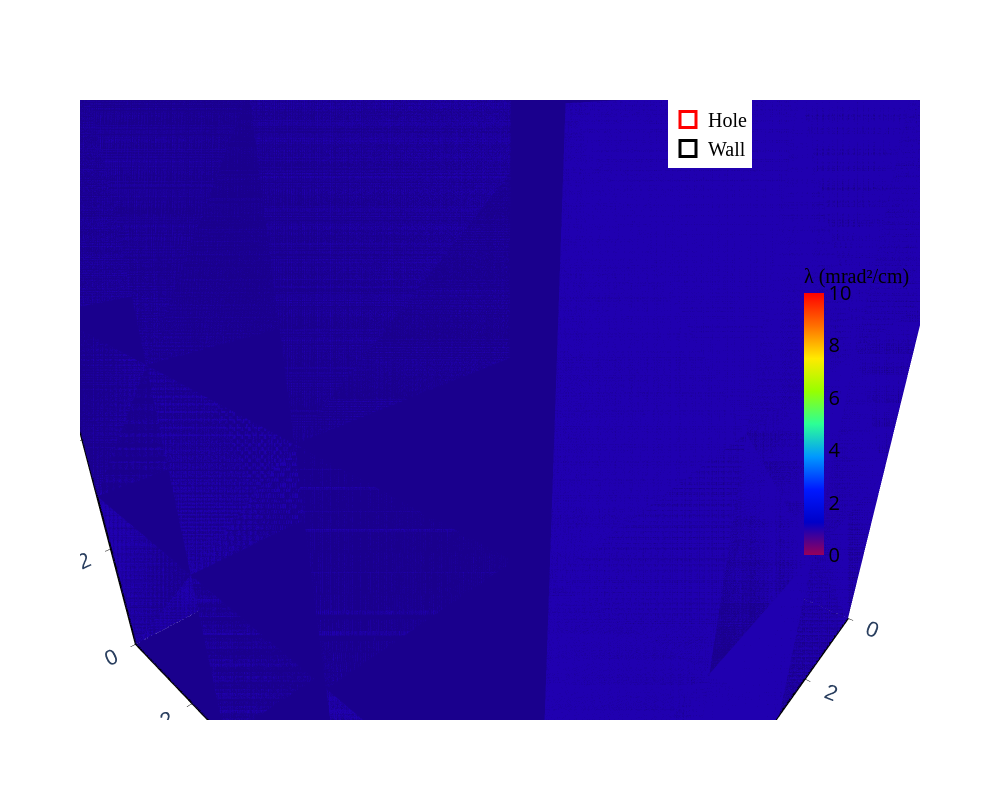

Notebook cell for this chart:
### Code cell
# ============================================================
# 3D Reconstruction Visualization
# ============================================================

print("\n--- 3D Reconstruction (Print_result Style) ---")

# Set visualization bounds
xlim = [X_MIN, X_MAX]
ylim = [Y_MIN, Y_MAX]
zlim = [Z_MIN, Z_MAX]

def opacity_fn(rho_val, alpha, idx):
    # Hide sentinel (unseen) and low-scatter voxels
    if rho_val < 0:
        return 0.0
    elif rho_val > 3:
        return 0.0
    return 1

# Camera settings for a good initial viewpoint
view_zoom = 1.0
ceye = dict(x=0.5 * view_zoom, y=0.45 * view_zoom, z=0.3 * view_zoom)
cup = dict(x=0, y=0, z=1)

# ---- 可选: 添加异常区域框线 ----
# 使用方法 (与 Example2_visualize.ipynb 完全一致):
#
#   sample_positions = [(x1, y1, z1), (x2, y2, z2), ...]   # 立方体中心坐标
#   sample_sizes      = [(lx1, ly1, lz1), (lx2, ly2, lz2), ...]  # 立方体尺寸
#   vertices          = get_cuboid_vertices(sample_positions, sample_sizes)
#
#   然后在 PrintMLResult 调用中添加:
#     abnormalRegion_vertices=vertices,
#     abnormalRegion_width=[5, 5, ...],          # 线宽
#     abnormalRegion_color=['red', 'blue', ...],  # 颜色
#     abnormalRegion_names=['Box A', 'Box B', ...],  # 图例名

# # 验证实验
# sample_positions_example = [(0.1 ,0.1 , -0.1),
#     (-0.1 ,-0.3 , -0.1),]
# sample_sizes_example = [(0.1, 0.1, 0.1),
#     (0.2, 0.2, 0.2),]
# sample_positions_example = np.array(sample_positions_example) * 100
# sample_positions_example = [tuple(row) for row in sample_positions_example]
# sample_sizes_example = np.array(sample_sizes_example) * 100
# sample_sizes_example = [tuple(row) for row in sample_sizes_example]
# example_vertices = get_cuboid_vertices(sample_positions_example, sample_sizes_example)
# abnormalRegion_color = ['red', 'blue']
# abnormalRegion_names = ['Target region1', 'Target region2']

# 混凝土墙实验
# sample_positions_example = [(-0.15,0.912-0.15, 2.5056994-0.15), (-1.5,0.4, 0.)]
# sample_sizes_example = [(0.3, 0.3, 0.3), (3, 1.024, 3)]
# sample_positions_example = np.array(sample_positions_example) * 100
# sample_positions_example = [tuple(row) for row in sample_positions_example]
# sample_sizes_example = np.array(sample_sizes_example) * 100
# sample_sizes_example = [tuple(row) for row in sample_sizes_example]
# example_vertices = get_cuboid_vertices(sample_positions_example, sample_sizes_example)
# abnormalRegion_color = ['red', 'black']
# abnormalRegion_names = ['Hole', 'Wall']


fig_3d = PrintMLResult(
    X_CUBE, Y_CUBE, Z_CUBE, rho,
    dx, dy, dz,
    xlim, ylim, zlim,
    vmin=0, 
    vmax=rho.max(),
    # vmax=50,
    opacity_func=opacity_fn,
    colorscale='rainbow',
    width_screen=1000, height_screen=800,
    showaxis=True, showColorbar=True,
    ceye=ceye, cup=cup,
    backgroundcolor='white', fontcolor='black',
    sentinel=Sentinel,
    abnormalRegion_vertices=example_vertices if 'example_vertices' in locals() else None,
    abnormalRegion_width=7,
    abnormalRegion_color=abnormalRegion_color if 'abnormalRegion_color' in locals() else None,
    abnormalRegion_names=abnormalRegion_names if 'abnormalRegion_names' in locals() else None,
)

print("\n=== 3D Visualization Complete ===")

### Figure 1 — Plotly figure (JSON) as saved in the notebook; plotly's stock layout.template omitted (floating-point values rounded to 4 significant figures)
{"data": [{"colorbar": {"len": 0.5, "thickness": 20, "tickfont": {"color": "black", "size": 20}, "title": {"font": {"color": "black", "family": "Arial Black", "size": 20}, "text": "λ (mrad²/cm)"}, "x": 0.85, "y": 0.5, "yanchor": "middle"}, "colorscale": [[0, "rgb(150,0,90)"], [0.125, "rgb(0,0,200)"], [0.25, "rgb(0,25,255)"], [0.375, "rgb(0,152,255)"], [0.5, "rgb(44,255,150)"], [0.625, "rgb(151,255,0)"], [0.75, "rgb(255,234,0)"], [0.875, "rgb(255,111,0)"], [1, "rgb(255,0,0)"]], "i": [0, 0, 0, 1], "intensity": [0, 2, 4, 6, 8, 10], "j": [1, 2, 3, 2], "k": [2, 3, 1, 3], "opacity": 0, "showscale": true, "type": "mesh3d", "x": [0, 1, 2, 0], "y": [0, 0, 1, 2], "z": [0, 2, 0, 1]}, {"cmax": 1, "cmin": 0, "colorscale": [[0, "rgb(150,0,90)"], [0.125, "rgb(0,0,200)"], [0.25, "rgb(0,25,255)"], [0.375, "rgb(0,152,255)"], [0.5, "rgb(44,255,150)"], [0.625, "rgb(151,255,0)"], [0.75, "rgb(255,234,0)"], [0.875, "rgb(255,111,0)"], [1, "rgb(255,0,0)"]], "i": [0, 0, 4, 4, 0, 0, 3, 3, 0, 0, 1, 1], "intensity": [0.1, 0.1, 0.1, 0.1, 0.1, 0.1, 0.1, 0.1], "j": [1, 2, 5, 6, 1, 5, 2, 6, 3, 7, 2, 6], "k": [2, 3, 6, 7, 5, 4, 6, 7, 7, 4, 6, 5], "opacity": 1, "showscale": false, "type": "mesh3d", "x": [0.0, 3.0, 3.0, 0.0, 0.0, 3.0, 3.0, 0.0], "y": [0.0, 0.0, 3.0, 3.0, 0.0, 0.0, 3.0, 3.0], "z": [0.0, 0.0, 0.0, 0.0, 3.0, 3.0, 3.0, 3.0]}, {"cmax": 1, "cmin": 0, "colorscale": [[0, "rgb(150,0,90)"], [0.125, "rgb(0,0,200)"], [0.25, "rgb(0,25,255)"], [0.375, "rgb(0,152,255)"], [0.5, "rgb(44,255,150)"], [0.625, "rgb(151,255,0)"], [0.75, "rgb(255,234,0)"], [0.875, "rgb(255,111,0)"], [1, "rgb(255,0,0)"]], "i": [0, 0, 4, 4, 0, 0, 3, 3, 0, 0, 1, 1], "intensity": [0.1, 0.1, 0.1, 0.1, 0.1, 0.1, 0.1, 0.1], "j": [1, 2, 5, 6, 1, 5, 2, 6, 3, 7, 2, 6], "k": [2, 3, 6, 7, 5, 4, 6, 7, 7, 4, 6, 5], "opacity": 1, "showscale": false, "type": "mesh3d", "x": [0.0, 3.0, 3.0, 0.0, 0.0, 3.0, 3.0, 0.0], "y": [0.0, 0.0, 3.0, 3.0, 0.0, 0.0, 3.0, 3.0], "z": [6.0, 6.0, 6.0, 6.0, 9.0, 9.0, 9.0, 9.0]}, {"cmax": 1, "cmin": 0, "colorscale": [[0, "rgb(150,0,90)"], [0.125, "rgb(0,0,200)"], [0.25, "rgb(0,25,255)"], [0.375, "rgb(0,152,255)"], [0.5, "rgb(44,255,150)"], [0.625, "rgb(151,255,0)"], [0.75, "rgb(255,234,0)"], [0.875, "rgb(255,111,0)"], [1, "rgb(255,0,0)"]], "i": [0, 0, 4, 4, 0, 0, 3, 3, 0, 0, 1, 1], "intensity": [0.1, 0.1, 0.1, 0.1, 0.1, 0.1, 0.1, 0.1], "j": [1, 2, 5, 6, 1, 5, 2, 6, 3, 7, 2, 6], "k": [2, 3, 6, 7, 5, 4, 6, 7, 7, 4, 6, 5], "opacity": 1, "showscale": false, "type": "mesh3d", "x": [0.0, 3.0, 3.0, 0.0, 0.0, 3.0, 3.0, 0.0], "y": [3.0, 3.0, 6.0, 6.0, 3.0, 3.0, 6.0, 6.0], "z": [0.0, 0.0, 0.0, 0.0, 3.0, 3.0, 3.0, 3.0]}, {"cmax": 1, "cmin": 0, "colorscale": [[0, "rgb(150,0,90)"], [0.125, "rgb(0,0,200)"], [0.25, "rgb(0,25,255)"], [0.375, "rgb(0,152,255)"], [0.5, "rgb(44,255,150)"], [0.625, "rgb(151,255,0)"], [0.75, "rgb(255,234,0)"], [0.875, "rgb(255,111,0)"], [1, "rgb(255,0,0)"]], "i": [0, 0, 4, 4, 0, 0, 3, 3, 0, 0, 1, 1], "intensity": [0.1, 0.1, 0.1, 0.1, 0.1, 0.1, 0.1, 0.1], "j": [1, 2, 5, 6, 1, 5, 2, 6, 3, 7, 2, 6], "k": [2, 3, 6, 7, 5, 4, 6, 7, 7, 4, 6, 5], "opacity": 1, "showscale": false, "type": "mesh3d", "x": [0.0, 3.0, 3.0, 0.0, 0.0, 3.0, 3.0, 0.0], "y": [3.0, 3.0, 6.0, 6.0, 3.0, 3.0, 6.0, 6.0], "z": [3.0, 3.0, 3.0, 3.0, 6.0, 6.0, 6.0, 6.0]}, {"cmax": 1, "cmin": 0, "colorscale": [[0, "rgb(150,0,90)"], [0.125, "rgb(0,0,200)"], [0.25, "rgb(0,25,255)"], [0.375, "rgb(0,152,255)"], [0.5, "rgb(44,255,150)"], [0.625, "rgb(151,255,0)"], [0.75, "rgb(255,234,0)"], [0.875, "rgb(255,111,0)"], [1, "rgb(255,0,0)"]], "i": [0, 0, 4, 4, 0, 0, 3, 3, 0, 0, 1, 1], "intensity": [0.1, 0.1, 0.1, 0.1, 0.1, 0.1, 0.1, 0.1], "j": [1, 2, 5, 6, 1, 5, 2, 6, 3, 7, 2, 6], "k": [2, 3, 6, 7, 5, 4, 6, 7, 7, 4, 6, 5], "opacity": 1, "showscale": false, "type": "mesh3d", "x": [0.0, 3.0, 3.0, 0.0, 0.0, 3.0, 3.0, 0.0], "y": [3.0, 3.0, 6.0, 6.0, 3.0, 3.0, 6.0, 6.0], "z": [6.0, 6.0, 6.0, 6.0, 9.0, 9.0, 9.0, 9.0]}, {"cmax": 1, "cmin": 0, "colorscale": [[0, "rgb(150,0,90)"], [0.125, "rgb(0,0,200)"], [0.25, "rgb(0,25,255)"], [0.375, "rgb(0,152,255)"], [0.5, "rgb(44,255,150)"], [0.625, "rgb(151,255,0)"], [0.75, "rgb(255,234,0)"], [0.875, "rgb(255,111,0)"], [1, "rgb(255,0,0)"]], "i": [0, 0, 4, 4, 0, 0, 3, 3, 0, 0, 1, 1], "intensity": [0.1, 0.1, 0.1, 0.1, 0.1, 0.1, 0.1, 0.1], "j": [1, 2, 5, 6, 1, 5, 2, 6, 3, 7, 2, 6], "k": [2, 3, 6, 7, 5, 4, 6, 7, 7, 4, 6, 5], "opacity": 1, "showscale": false, "type": "mesh3d", "x": [0.0, 3.0, 3.0, 0.0, 0.0, 3.0, 3.0, 0.0], "y": [6.0, 6.0, 9.0, 9.0, 6.0, 6.0, 9.0, 9.0], "z": [0.0, 0.0, 0.0, 0.0, 3.0, 3.0, 3.0, 3.0]}, {"cmax": 1, "cmin": 0, "colorscale": [[0, "rgb(150,0,90)"], [0.125, "rgb(0,0,200)"], [0.25, "rgb(0,25,255)"], [0.375, "rgb(0,152,255)"], [0.5, "rgb(44,255,150)"], [0.625, "rgb(151,255,0)"], [0.75, "rgb(255,234,0)"], [0.875, "rgb(255,111,0)"], [1, "rgb(255,0,0)"]], "i": [0, 0, 4, 4, 0, 0, 3, 3, 0, 0, 1, 1], "intensity": [0.1, 0.1, 0.1, 0.1, 0.1, 0.1, 0.1, 0.1], "j": [1, 2, 5, 6, 1, 5, 2, 6, 3, 7, 2, 6], "k": [2, 3, 6, 7, 5, 4, 6, 7, 7, 4, 6, 5], "opacity": 1, "showscale": false, "type": "mesh3d", "x": [0.0, 3.0, 3.0, 0.0, 0.0, 3.0, 3.0, 0.0], "y": [6.0, 6.0, 9.0, 9.0, 6.0, 6.0, 9.0, 9.0], "z": [3.0, 3.0, 3.0, 3.0, 6.0, 6.0, 6.0, 6.0]}, {"cmax": 1, "cmin": 0, "colorscale": [[0, "rgb(150,0,90)"], [0.125, "rgb(0,0,200)"], [0.25, "rgb(0,25,255)"], [0.375, "rgb(0,152,255)"], [0.5, "rgb(44,255,150)"], [0.625, "rgb(151,255,0)"], [0.75, "rgb(255,234,0)"], [0.875, "rgb(255,111,0)"], [1, "rgb(255,0,0)"]], "i": [0, 0, 4, 4, 0, 0, 3, 3, 0, 0, 1, 1], "intensity": [0.1, 0.1, 0.1, 0.1, 0.1, 0.1, 0.1, 0.1], "j": [1, 2, 5, 6, 1, 5, 2, 6, 3, 7, 2, 6], "k": [2, 3, 6, 7, 5, 4, 6, 7, 7, 4, 6, 5], "opacity": 1, "showscale": false, "type": "mesh3d", "x": [0.0, 3.0, 3.0, 0.0, 0.0, 3.0, 3.0, 0.0], "y": [6.0, 6.0, 9.0, 9.0, 6.0, 6.0, 9.0, 9.0], "z": [6.0, 6.0, 6.0, 6.0, 9.0, 9.0, 9.0, 9.0]}, {"cmax": 1, "cmin": 0, "colorscale": [[0, "rgb(150,0,90)"], [0.125, "rgb(0,0,200)"], [0.25, "rgb(0,25,255)"], [0.375, "rgb(0,152,255)"], [0.5, "rgb(44,255,150)"], [0.625, "rgb(151,255,0)"], [0.75, "rgb(255,234,0)"], [0.875, "rgb(255,111,0)"], [1, "rgb(255,0,0)"]], "i": [0, 0, 4, 4, 0, 0, 3, 3, 0, 0, 1, 1], "intensity": [0.1, 0.1, 0.1, 0.1, 0.1, 0.1, 0.1, 0.1], "j": [1, 2, 5, 6, 1, 5, 2, 6, 3, 7, 2, 6], "k": [2, 3, 6, 7, 5, 4, 6, 7, 7, 4, 6, 5], "opacity": 1, "showscale": false, "type": "mesh3d", "x": [3.0, 6.0, 6.0, 3.0, 3.0, 6.0, 6.0, 3.0], "y": [0.0, 0.0, 3.0, 3.0, 0.0, 0.0, 3.0, 3.0], "z": [0.0, 0.0, 0.0, 0.0, 3.0, 3.0, 3.0, 3.0]}, {"cmax": 1, "cmin": 0, "colorscale": [[0, "rgb(150,0,90)"], [0.125, "rgb(0,0,200)"], [0.25, "rgb(0,25,255)"], [0.375, "rgb(0,152,255)"], [0.5, "rgb(44,255,150)"], [0.625, "rgb(151,255,0)"], [0.75, "rgb(255,234,0)"], [0.875, "rgb(255,111,0)"], [1, "rgb(255,0,0)"]], "i": [0, 0, 4, 4, 0, 0, 3, 3, 0, 0, 1, 1], "intensity": [0.1, 0.1, 0.1, 0.1, 0.1, 0.1, 0.1, 0.1], "j": [1, 2, 5, 6, 1, 5, 2, 6, 3, 7, 2, 6], "k": [2, 3, 6, 7, 5, 4, 6, 7, 7, 4, 6, 5], "opacity": 1, "showscale": false, "type": "mesh3d", "x": [3.0, 6.0, 6.0, 3.0, 3.0, 6.0, 6.0, 3.0], "y": [0.0, 0.0, 3.0, 3.0, 0.0, 0.0, 3.0, 3.0], "z": [3.0, 3.0, 3.0, 3.0, 6.0, 6.0, 6.0, 6.0]}, {"cmax": 1, "cmin": 0, "colorscale": [[0, "rgb(150,0,90)"], [0.125, "rgb(0,0,200)"], [0.25, "rgb(0,25,255)"], [0.375, "rgb(0,152,255)"], [0.5, "rgb(44,255,150)"], [0.625, "rgb(151,255,0)"], [0.75, "rgb(255,234,0)"], [0.875, "rgb(255,111,0)"], [1, "rgb(255,0,0)"]], "i": [0, 0, 4, 4, 0, 0, 3, 3, 0, 0, 1, 1], "intensity": [0.1, 0.1, 0.1, 0.1, 0.1, 0.1, 0.1, 0.1], "j": [1, 2, 5, 6, 1, 5, 2, 6, 3, 7, 2, 6], "k": [2, 3, 6, 7, 5, 4, 6, 7, 7, 4, 6, 5], "opacity": 1, "showscale": false, "type": "mesh3d", "x": [3.0, 6.0, 6.0, 3.0, 3.0, 6.0, 6.0, 3.0], "y": [0.0, 0.0, 3.0, 3.0, 0.0, 0.0, 3.0, 3.0], "z": [6.0, 6.0, 6.0, 6.0, 9.0, 9.0, 9.0, 9.0]}, {"cmax": 1, "cmin": 0, "colorscale": [[0, "rgb(150,0,90)"], [0.125, "rgb(0,0,200)"], [0.25, "rgb(0,25,255)"], [0.375, "rgb(0,152,255)"], [0.5, "rgb(44,255,150)"], [0.625, "rgb(151,255,0)"], [0.75, "rgb(255,234,0)"], [0.875, "rgb(255,111,0)"], [1, "rgb(255,0,0)"]], "i": [0, 0, 4, 4, 0, 0, 3, 3, 0, 0, 1, 1], "intensity": [0.1, 0.1, 0.1, 0.1, 0.1, 0.1, 0.1, 0.1], "j": [1, 2, 5, 6, 1, 5, 2, 6, 3, 7, 2, 6], "k": [2, 3, 6, 7, 5, 4, 6, 7, 7, 4, 6, 5], "opacity": 1, "showscale": false, "type": "mesh3d", "x": [3.0, 6.0, 6.0, 3.0, 3.0, 6.0, 6.0, 3.0], "y": [3.0, 3.0, 6.0, 6.0, 3.0, 3.0, 6.0, 6.0], "z": [0.0, 0.0, 0.0, 0.0, 3.0, 3.0, 3.0, 3.0]}, {"cmax": 1, "cmin": 0, "colorscale": [[0, "rgb(150,0,90)"], [0.125, "rgb(0,0,200)"], [0.25, "rgb(0,25,255)"], [0.375, "rgb(0,152,255)"], [0.5, "rgb(44,255,150)"], [0.625, "rgb(151,255,0)"], [0.75, "rgb(255,234,0)"], [0.875, "rgb(255,111,0)"], [1, "rgb(255,0,0)"]], "i": [0, 0, 4, 4, 0, 0, 3, 3, 0, 0, 1, 1], "intensity": [0.1, 0.1, 0.1, 0.1, 0.1, 0.1, 0.1, 0.1], "j": [1, 2, 5, 6, 1, 5, 2, 6, 3, 7, 2, 6], "k": [2, 3, 6, 7, 5, 4, 6, 7, 7, 4, 6, 5], "opacity": 1, "showscale": false, "type": "mesh3d", "x": [3.0, 6.0, 6.0, 3.0, 3.0, 6.0, 6.0, 3.0], "y": [3.0, 3.0, 6.0, 6.0, 3.0, 3.0, 6.0, 6.0], "z": [3.0, 3.0, 3.0, 3.0, 6.0, 6.0, 6.0, 6.0]}, {"cmax": 1, "cmin": 0, "colorscale": [[0, "rgb(150,0,90)"], [0.125, "rgb(0,0,200)"], [0.25, "rgb(0,25,255)"], [0.375, "rgb(0,152,255)"], [0.5, "rgb(44,255,150)"], [0.625, "rgb(151,255,0)"], [0.75, "rgb(255,234,0)"], [0.875, "rgb(255,111,0)"], [1, "rgb(255,0,0)"]], "i": [0, 0, 4, 4, 0, 0, 3, 3, 0, 0, 1, 1], "intensity": [0.1, 0.1, 0.1, 0.1, 0.1, 0.1, 0.1, 0.1], "j": [1, 2, 5, 6, 1, 5, 2, 6, 3, 7, 2, 6], "k": [2, 3, 6, 7, 5, 4, 6, 7, 7, 4, 6, 5], "opacity": 1, "showscale": false, "type": "mesh3d", "x": [3.0, 6.0, 6.0, 3.0, 3.0, 6.0, 6.0, 3.0], "y": [3.0, 3.0, 6.0, 6.0, 3.0, 3.0, 6.0, 6.0], "z": [6.0, 6.0, 6.0, 6.0, 9.0, 9.0, 9.0, 9.0]}, {"cmax": 1, "cmin": 0, "colorscale": [[0, "rgb(150,0,90)"], [0.125, "rgb(0,0,200)"], [0.25, "rgb(0,25,255)"], [0.375, "rgb(0,152,255)"], [0.5, "rgb(44,255,150)"], [0.625, "rgb(151,255,0)"], [0.75, "rgb(255,234,0)"], [0.875, "rgb(255,111,0)"], [1, "rgb(255,0,0)"]], "i": [0, 0, 4, 4, 0, 0, 3, 3, 0, 0, 1, 1], "intensity": [0.1, 0.1, 0.1, 0.1, 0.1, 0.1, 0.1, 0.1], "j": [1, 2, 5, 6, 1, 5, 2, 6, 3, 7, 2, 6], "k": [2, 3, 6, 7, 5, 4, 6, 7, 7, 4, 6, 5], "opacity": 1, "showscale": false, "type": "mesh3d", "x": [3.0, 6.0, 6.0, 3.0, 3.0, 6.0, 6.0, 3.0], "y": [6.0, 6.0, 9.0, 9.0, 6.0, 6.0, 9.0, 9.0], "z": [0.0, 0.0, 0.0, 0.0, 3.0, 3.0, 3.0, 3.0]}, {"cmax": 1, "cmin": 0, "colorscale": [[0, "rgb(150,0,90)"], [0.125, "rgb(0,0,200)"], [0.25, "rgb(0,25,255)"], [0.375, "rgb(0,152,255)"], [0.5, "rgb(44,255,150)"], [0.625, "rgb(151,255,0)"], [0.75, "rgb(255,234,0)"], [0.875, "rgb(255,111,0)"], [1, "rgb(255,0,0)"]], "i": [0, 0, 4, 4, 0, 0, 3, 3, 0, 0, 1, 1], "intensity": [0.1, 0.1, 0.1, 0.1, 0.1, 0.1, 0.1, 0.1], "j": [1, 2, 5, 6, 1, 5, 2, 6, 3, 7, 2, 6], "k": [2, 3, 6, 7, 5, 4, 6, 7, 7, 4, 6, 5], "opacity": 1, "showscale": false, "type": "mesh3d", "x": [3.0, 6.0, 6.0, 3.0, 3.0, 6.0, 6.0, 3.0], "y": [6.0, 6.0, 9.0, 9.0, 6.0, 6.0, 9.0, 9.0], "z": [3.0, 3.0, 3.0, 3.0, 6.0, 6.0, 6.0, 6.0]}, {"cmax": 1, "cmin": 0, "colorscale": [[0, "rgb(150,0,90)"], [0.125, "rgb(0,0,200)"], [0.25, "rgb(0,25,255)"], [0.375, "rgb(0,152,255)"], [0.5, "rgb(44,255,150)"], [0.625, "rgb(151,255,0)"], [0.75, "rgb(255,234,0)"], [0.875, "rgb(255,111,0)"], [1, "rgb(255,0,0)"]], "i": [0, 0, 4, 4, 0, 0, 3, 3, 0, 0, 1, 1], "intensity": [0.1, 0.1, 0.1, 0.1, 0.1, 0.1, 0.1, 0.1], "j": [1, 2, 5, 6, 1, 5, 2, 6, 3, 7, 2, 6], "k": [2, 3, 6, 7, 5, 4, 6, 7, 7, 4, 6, 5], "opacity": 1, "showscale": false, "type": "mesh3d", "x": [3.0, 6.0, 6.0, 3.0, 3.0, 6.0, 6.0, 3.0], "y": [6.0, 6.0, 9.0, 9.0, 6.0, 6.0, 9.0, 9.0], "z": [6.0, 6.0, 6.0, 6.0, 9.0, 9.0, 9.0, 9.0]}, {"cmax": 1, "cmin": 0, "colorscale": [[0, "rgb(150,0,90)"], [0.125, "rgb(0,0,200)"], [0.25, "rgb(0,25,255)"], [0.375, "rgb(0,152,255)"], [0.5, "rgb(44,255,150)"], [0.625, "rgb(151,255,0)"], [0.75, "rgb(255,234,0)"], [0.875, "rgb(255,111,0)"], [1, "rgb(255,0,0)"]], "i": [0, 0, 4, 4, 0, 0, 3, 3, 0, 0, 1, 1], "intensity": [0.1, 0.1, 0.1, 0.1, 0.1, 0.1, 0.1, 0.1], "j": [1, 2, 5, 6, 1, 5, 2, 6, 3, 7, 2, 6], "k": [2, 3, 6, 7, 5, 4, 6, 7, 7, 4, 6, 5], "opacity": 1, "showscale": false, "type": "mesh3d", "x": [6.0, 9.0, 9.0, 6.0, 6.0, 9.0, 9.0, 6.0], "y": [0.0, 0.0, 3.0, 3.0, 0.0, 0.0, 3.0, 3.0], "z": [0.0, 0.0, 0.0, 0.0, 3.0, 3.0, 3.0, 3.0]}, {"cmax": 1, "cmin": 0, "colorscale": [[0, "rgb(150,0,90)"], [0.125, "rgb(0,0,200)"], [0.25, "rgb(0,25,255)"], [0.375, "rgb(0,152,255)"], [0.5, "rgb(44,255,150)"], [0.625, "rgb(151,255,0)"], [0.75, "rgb(255,234,0)"], [0.875, "rgb(255,111,0)"], [1, "rgb(255,0,0)"]], "i": [0, 0, 4, 4, 0, 0, 3, 3, 0, 0, 1, 1], "intensity": [0.1, 0.1, 0.1, 0.1, 0.1, 0.1, 0.1, 0.1], "j": [1, 2, 5, 6, 1, 5, 2, 6, 3, 7, 2, 6], "k": [2, 3, 6, 7, 5, 4, 6, 7, 7, 4, 6, 5], "opacity": 1, "showscale": false, "type": "mesh3d", "x": [6.0, 9.0, 9.0, 6.0, 6.0, 9.0, 9.0, 6.0], "y": [0.0, 0.0, 3.0, 3.0, 0.0, 0.0, 3.0, 3.0], "z": [3.0, 3.0, 3.0, 3.0, 6.0, 6.0, 6.0, 6.0]}, {"cmax": 1, "cmin": 0, "colorscale": [[0, "rgb(150,0,90)"], [0.125, "rgb(0,0,200)"], [0.25, "rgb(0,25,255)"], [0.375, "rgb(0,152,255)"], [0.5, "rgb(44,255,150)"], [0.625, "rgb(151,255,0)"], [0.75, "rgb(255,234,0)"], [0.875, "rgb(255,111,0)"], [1, "rgb(255,0,0)"]], "i": [0, 0, 4, 4, 0, 0, 3, 3, 0, 0, 1, 1], "intensity": [0.1, 0.1, 0.1, 0.1, 0.1, 0.1, 0.1, 0.1], "j": [1, 2, 5, 6, 1, 5, 2, 6, 3, 7, 2, 6], "k": [2, 3, 6, 7, 5, 4, 6, 7, 7, 4, 6, 5], "opacity": 1, "showscale": false, "type": "mesh3d", "x": [6.0, 9.0, 9.0, 6.0, 6.0, 9.0, 9.0, 6.0], "y": [0.0, 0.0, 3.0, 3.0, 0.0, 0.0, 3.0, 3.0], "z": [6.0, 6.0, 6.0, 6.0, 9.0, 9.0, 9.0, 9.0]}, {"cmax": 1, "cmin": 0, "colorscale": [[0, "rgb(150,0,90)"], [0.125, "rgb(0,0,200)"], [0.25, "rgb(0,25,255)"], [0.375, "rgb(0,152,255)"], [0.5, "rgb(44,255,150)"], [0.625, "rgb(151,255,0)"], [0.75, "rgb(255,234,0)"], [0.875, "rgb(255,111,0)"], [1, "rgb(255,0,0)"]], "i": [0, 0, 4, 4, 0, 0, 3, 3, 0, 0, 1, 1], "intensity": [0.1, 0.1, 0.1, 0.1, 0.1, 0.1, 0.1, 0.1], "j": [1, 2, 5, 6, 1, 5, 2, 6, 3, 7, 2, 6], "k": [2, 3, 6, 7, 5, 4, 6, 7, 7, 4, 6, 5], "opacity": 1, "showscale": false, "type": "mesh3d", "x": [6.0, 9.0, 9.0, 6.0, 6.0, 9.0, 9.0, 6.0], "y": [3.0, 3.0, 6.0, 6.0, 3.0, 3.0, 6.0, 6.0], "z": [0.0, 0.0, 0.0, 0.0, 3.0, 3.0, 3.0, 3.0]}, {"cmax": 1, "cmin": 0, "colorscale": [[0, "rgb(150,0,90)"], [0.125, "rgb(0,0,200)"], [0.25, "rgb(0,25,255)"], [0.375, "rgb(0,152,255)"], [0.5, "rgb(44,255,150)"], [0.625, "rgb(151,255,0)"], [0.75, "rgb(255,234,0)"], [0.875, "rgb(255,111,0)"], [1, "rgb(255,0,0)"]], "i": [0, 0, 4, 4, 0, 0, 3, 3, 0, 0, 1, 1], "intensity": [0.1, 0.1, 0.1, 0.1, 0.1, 0.1, 0.1, 0.1], "j": [1, 2, 5, 6, 1, 5, 2, 6, 3, 7, 2, 6], "k": [2, 3, 6, 7, 5, 4, 6, 7, 7, 4, 6, 5], "opacity": 1, "showscale": false, "type": "mesh3d", "x": [6.0, 9.0, 9.0, 6.0, 6.0, 9.0, 9.0, 6.0], "y": [3.0, 3.0, 6.0, 6.0, 3.0, 3.0, 6.0, 6.0], "z": [3.0, 3.0, 3.0, 3.0, 6.0, 6.0, 6.0, 6.0]}, {"cmax": 1, "cmin": 0, "colorscale": [[0, "rgb(150,0,90)"], [0.125, "rgb(0,0,200)"], [0.25, "rgb(0,25,255)"], [0.375, "rgb(0,152,255)"], [0.5, "rgb(44,255,150)"], [0.625, "rgb(151,255,0)"], [0.75, "rgb(255,234,0)"], [0.875, "rgb(255,111,0)"], [1, "rgb(255,0,0)"]], "i": [0, 0, 4, 4, 0, 0, 3, 3, 0, 0, 1, 1], "intensity": [0.1, 0.1, 0.1, 0.1, 0.1, 0.1, 0.1, 0.1], "j": [1, 2, 5, 6, 1, 5, 2, 6, 3, 7, 2, 6], "k": [2, 3, 6, 7, 5, 4, 6, 7, 7, 4, 6, 5], "opacity": 1, "showscale": false, "type": "mesh3d", "x": [6.0, 9.0, 9.0, 6.0, 6.0, 9.0, 9.0, 6.0], "y": [3.0, 3.0, 6.0, 6.0, 3.0, 3.0, 6.0, 6.0], "z": [6.0, 6.0, 6.0, 6.0, 9.0, 9.0, 9.0, 9.0]}, {"cmax": 1, "cmin": 0, "colorscale": [[0, "rgb(150,0,90)"], [0.125, "rgb(0,0,200)"], [0.25, "rgb(0,25,255)"], [0.375, "rgb(0,152,255)"], [0.5, "rgb(44,255,150)"], [0.625, "rgb(151,255,0)"], [0.75, "rgb(255,234,0)"], [0.875, "rgb(255,111,0)"], [1, "rgb(255,0,0)"]], "i": [0, 0, 4, 4, 0, 0, 3, 3, 0, 0, 1, 1], "intensity": [0.1, 0.1, 0.1, 0.1, 0.1, 0.1, 0.1, 0.1], "j": [1, 2, 5, 6, 1, 5, 2, 6, 3, 7, 2, 6], "k": [2, 3, 6, 7, 5, 4, 6, 7, 7, 4, 6, 5], "opacity": 1, "showscale": false, "type": "mesh3d", "x": [6.0, 9.0, 9.0, 6.0, 6.0, 9.0, 9.0, 6.0], "y": [6.0, 6.0, 9.0, 9.0, 6.0, 6.0, 9.0, 9.0], "z": [0.0, 0.0, 0.0, 0.0, 3.0, 3.0, 3.0, 3.0]}, {"cmax": 1, "cmin": 0, "colorscale": [[0, "rgb(150,0,90)"], [0.125, "rgb(0,0,200)"], [0.25, "rgb(0,25,255)"], [0.375, "rgb(0,152,255)"], [0.5, "rgb(44,255,150)"], [0.625, "rgb(151,255,0)"], [0.75, "rgb(255,234,0)"], [0.875, "rgb(255,111,0)"], [1, "rgb(255,0,0)"]], "i": [0, 0, 4, 4, 0, 0, 3, 3, 0, 0, 1, 1], "intensity": [0.1, 0.1, 0.1, 0.1, 0.1, 0.1, 0.1, 0.1], "j": [1, 2, 5, 6, 1, 5, 2, 6, 3, 7, 2, 6], "k": [2, 3, 6, 7, 5, 4, 6, 7, 7, 4, 6, 5], "opacity": 1, "showscale": false, "type": "mesh3d", "x": [6.0, 9.0, 9.0, 6.0, 6.0, 9.0, 9.0, 6.0], "y": [6.0, 6.0, 9.0, 9.0, 6.0, 6.0, 9.0, 9.0], "z": [3.0, 3.0, 3.0, 3.0, 6.0, 6.0, 6.0, 6.0]}, {"cmax": 1, "cmin": 0, "colorscale": [[0, "rgb(150,0,90)"], [0.125, "rgb(0,0,200)"], [0.25, "rgb(0,25,255)"], [0.375, "rgb(0,152,255)"], [0.5, "rgb(44,255,150)"], [0.625, "rgb(151,255,0)"], [0.75, "rgb(255,234,0)"], [0.875, "rgb(255,111,0)"], [1, "rgb(255,0,0)"]], "i": [0, 0, 4, 4, 0, 0, 3, 3, 0, 0, 1, 1], "intensity": [0.1, 0.1, 0.1, 0.1, 0.1, 0.1, 0.1, 0.1], "j": [1, 2, 5, 6, 1, 5, 2, 6, 3, 7, 2, 6], "k": [2, 3, 6, 7, 5, 4, 6, 7, 7, 4, 6, 5], "opacity": 1, "showscale": false, "type": "mesh3d", "x": [6.0, 9.0, 9.0, 6.0, 6.0, 9.0, 9.0, 6.0], "y": [6.0, 6.0, 9.0, 9.0, 6.0, 6.0, 9.0, 9.0], "z": [6.0, 6.0, 6.0, 6.0, 9.0, 9.0, 9.0, 9.0]}, {"line": {"color": "red", "width": 7}, "mode": "lines", "showlegend": false, "type": "scatter3d", "x": [-15, 15], "y": [76.2, 76.2], "z": [235.6, 235.6]}, {"line": {"color": "red", "width": 7}, "mode": "lines", "showlegend": false, "type": "scatter3d", "x": [15, 15], "y": [76.2, 106.2], "z": [235.6, 235.6]}, {"line": {"color": "red", "width": 7}, "mode": "lines", "showlegend": false, "type": "scatter3d", "x": [15, -15], "y": [106.2, 106.2], "z": [235.6, 235.6]}, {"line": {"color": "red", "width": 7}, "mode": "lines", "showlegend": false, "type": "scatter3d", "x": [-15, -15], "y": [106.2, 76.2], "z": [235.6, 235.6]}, {"line": {"color": "red", "width": 7}, "mode": "lines", "showlegend": false, "type": "scatter3d", "x": [-15, 15], "y": [76.2, 76.2], "z": [265.6, 265.6]}, {"line": {"color": "red", "width": 7}, "mode": "lines", "showlegend": false, "type": "scatter3d", "x": [15, 15], "y": [76.2, 106.2], "z": [265.6, 265.6]}, {"line": {"color": "red", "width": 7}, "mode": "lines", "showlegend": false, "type": "scatter3d", "x": [15, -15], "y": [106.2, 106.2], "z": [265.6, 265.6]}, {"line": {"color": "red", "width": 7}, "mode": "lines", "showlegend": false, "type": "scatter3d", "x": [-15, -15], "y": [106.2, 76.2], "z": [265.6, 265.6]}, {"line": {"color": "red", "width": 7}, "mode": "lines", "showlegend": false, "type": "scatter3d", "x": [-15, -15], "y": [76.2, 76.2], "z": [235.6, 265.6]}, {"line": {"color": "red", "width": 7}, "mode": "lines", "showlegend": false, "type": "scatter3d", "x": [15, 15], "y": [76.2, 76.2], "z": [235.6, 265.6]}, {"line": {"color": "red", "width": 7}, "mode": "lines", "showlegend": false, "type": "scatter3d", "x": [15, 15], "y": [106.2, 106.2], "z": [235.6, 265.6]}, {"line": {"color": "red", "width": 7}, "mode": "lines", "showlegend": false, "type": "scatter3d", "x": [-15, -15], "y": [106.2, 106.2], "z": [235.6, 265.6]}, {"marker": {"color": "red", "line": {"width": 3}, "size": 20, "symbol": "square-open"}, "mode": "markers", "name": "Hole", "showlegend": true, "type": "scatter3d", "x": [null], "y": [null], "z": [null]}, {"line": {"color": "black", "width": 7}, "mode": "lines", "showlegend": false, "type": "scatter3d", "x": [-150, 150], "y": [40, 40], "z": [0, 0]}, {"line": {"color": "black", "width": 7}, "mode": "lines", "showlegend": false, "type": "scatter3d", "x": [150, 150], "y": [40, 142.4], "z": [0, 0]}, {"line": {"color": "black", "width": 7}, "mode": "lines", "showlegend": false, "type": "scatter3d", "x": [150, -150], "y": [142.4, 142.4], "z": [0, 0]}, {"line": {"color": "black", "width": 7}, "mode": "lines", "showlegend": false, "type": "scatter3d", "x": [-150, -150], "y": [142.4, 40], "z": [0, 0]}, {"line": {"color": "black", "width": 7}, "mode": "lines", "showlegend": false, "type": "scatter3d", "x": [-150, 150], "y": [40, 40], "z": [300, 300]}, {"line": {"color": "black", "width": 7}, "mode": "lines", "showlegend": false, "type": "scatter3d", "x": [150, 150], "y": [40, 142.4], "z": [300, 300]}, {"line": {"color": "black", "width": 7}, "mode": "lines", "showlegend": false, "type": "scatter3d", "x": [150, -150], "y": [142.4, 142.4], "z": [300, 300]}, {"line": {"color": "black", "width": 7}, "mode": "lines", "showlegend": false, "type": "scatter3d", "x": [-150, -150], "y": [142.4, 40], "z": [300, 300]}, {"line": {"color": "black", "width": 7}, "mode": "lines", "showlegend": false, "type": "scatter3d", "x": [-150, -150], "y": [40, 40], "z": [0, 300]}, {"line": {"color": "black", "width": 7}, "mode": "lines", "showlegend": false, "type": "scatter3d", "x": [150, 150], "y": [40, 40], "z": [0, 300]}, {"line": {"color": "black", "width": 7}, "mode": "lines", "showlegend": false, "type": "scatter3d", "x": [150, 150], "y": [142.4, 142.4], "z": [0, 300]}, {"line": {"color": "black", "width": 7}, "mode": "lines", "showlegend": false, "type": "scatter3d", "x": [-150, -150], "y": [142.4, 142.4], "z": [0, 300]}, {"marker": {"color": "black", "line": {"width": 3}, "size": 20, "symbol": "square-open"}, "mode": "markers", "name": "Wall", "showlegend": true, "type": "scatter3d", "x": [null], "y": [null], "z": [null]}], "layout": {"height": 800, "legend": {"font": {"color": "black", "family": "Arial Black", "size": 20}, "itemwidth": 30, "x": 0.7, "y": 1}, "paper_bgcolor": "white", "scene": {"aspectmode": "manual", "aspectratio": {"x": 0.5774, "y": 0.5774, "z": 0.5774}, "camera": {"center": {"x": 0, "y": 0, "z": -0.01}, "eye": {"x": 0.5, "y": 0.45, "z": 0.3}, "up": {"x": 0, "y": 0, "z": 1}}, "xaxis": {"linecolor": "black", "linewidth": 4, "range": [0, 9], "showbackground": false, "showgrid": false, "showline": true, "showspikes": false, "showticklabels": true, "tickcolor": "black", "tickfont": {"family": "Arial", "size": 16}, "ticks": "outside", "title": {"font": {"family": "Arial_Bold", "size": 18}, "text": "X (cm)"}, "zeroline": false}, "yaxis": {"linecolor": "black", "linewidth": 4, "range": [0, 9], "showbackground": false, "showgrid": false, "showline": true, "showspikes": false, "showticklabels": true, "tickcolor": "black", "tickfont": {"family": "Arial", "size": 16}, "ticks": "outside", "title": {"font": {"family": "Arial_Bold", "size": 18}, "text": "Y (cm)"}, "zeroline": false}, "zaxis": {"linecolor": "black", "linewidth": 4, "range": [0, 9], "showbackground": false, "showgrid": false, "showline": true, "showspikes": false, "showticklabels": true, "tickcolor": "black", "tickfont": {"family": "Arial", "size": 16}, "ticks": "outside", "title": {"font": {"family": "Arial_Bold", "size": 18}, "text": "Z (cm)"}, "zeroline": false}}, "width": 1000}}
